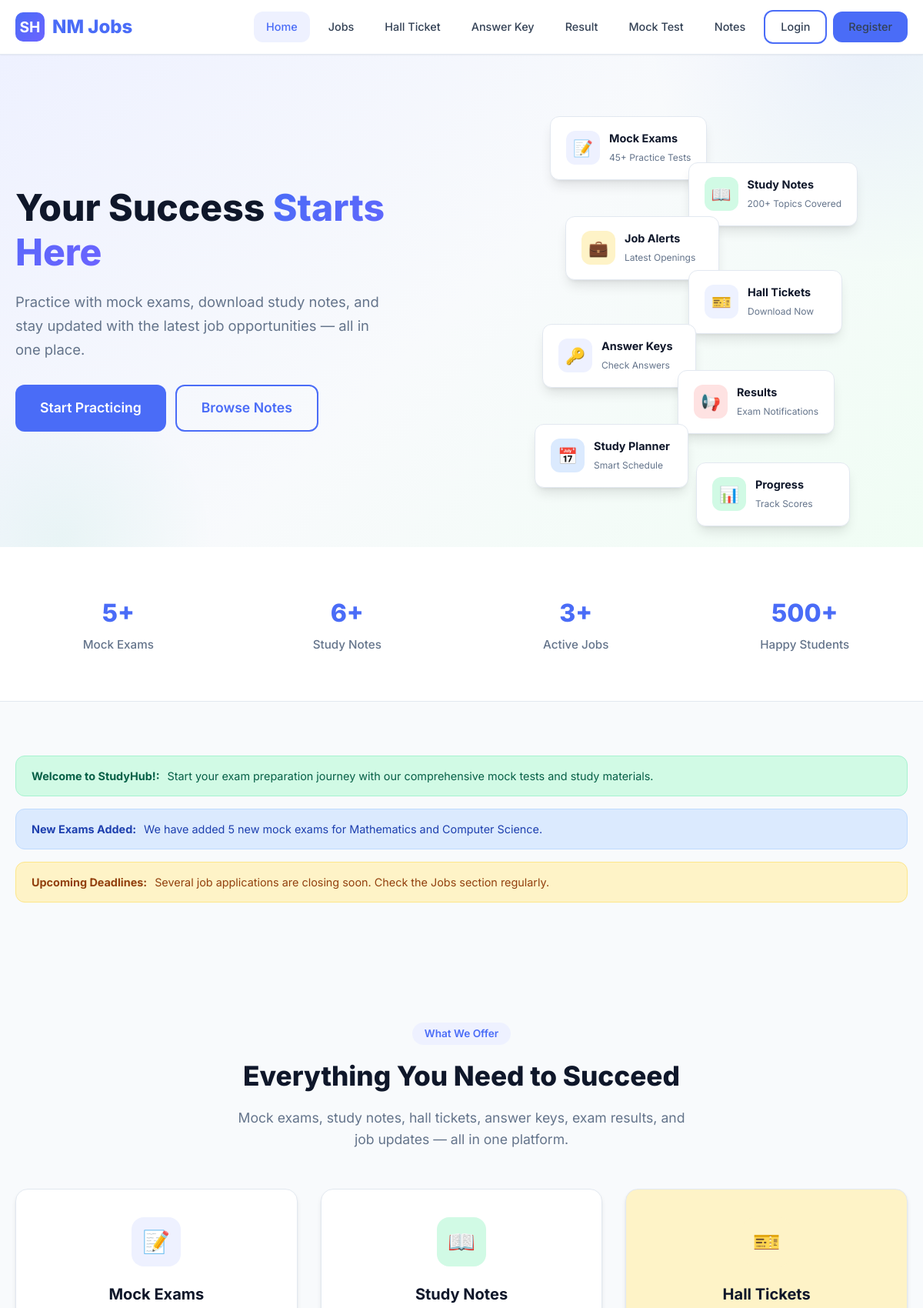
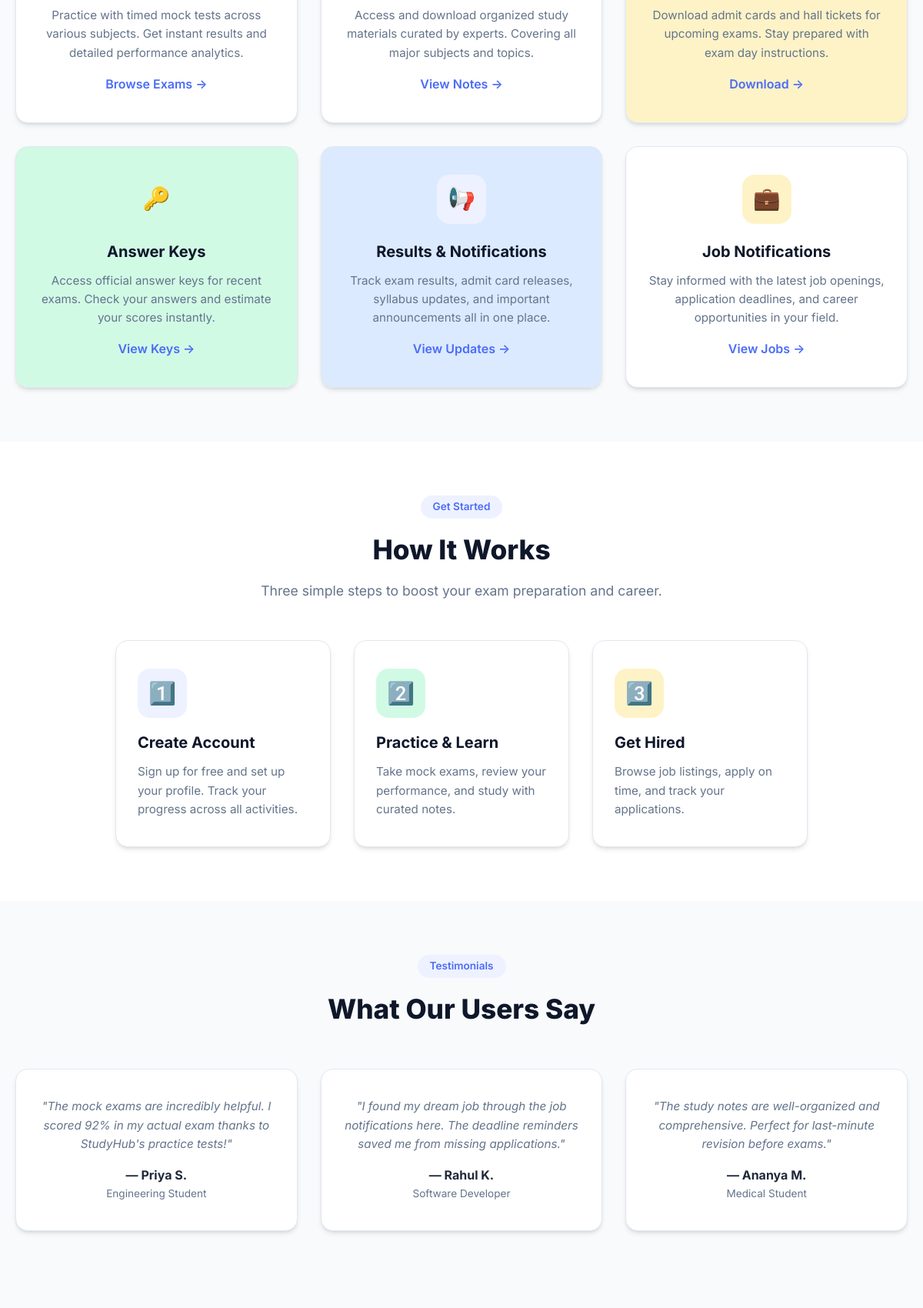
The page / (upper part) on the database its author committed (2 pictures, top to bottom).
### tables this page shows
CREATE TABLE announcements (
    id INT AUTO_INCREMENT PRIMARY KEY,
    title VARCHAR(200) NOT NULL,
    content TEXT,
    type ENUM('info', 'success', 'warning', 'danger') DEFAULT 'info',
    is_active TINYINT(1) DEFAULT 1,
    created_at TIMESTAMP DEFAULT CURRENT_TIMESTAMP
);

### index.php (the view, shortened to what this page needs)
<?php
require_once 'config/database.php';
$announcements = $conn->query("SELECT * FROM announcements WHERE is_active = 1 ORDER BY created_at DESC LIMIT 3");
$exam_count = $conn->query("SELECT COUNT(*) as c FROM exams WHERE is_active = 1")->fetch_assoc()['c'];
$note_count = $conn->query("SELECT COUNT(*) as c FROM study_notes")->fetch_assoc()['c'];
$job_count = $conn->query("SELECT COUNT(*) as c FROM job_listings WHERE is_active = 1")->fetch_assoc()['c'];
include 'includes/header.php';
?>
<section class="hero">
    <div class="container">
        <div class="hero-content">
            <div class="hero-text fade-up">
                <h1>Your Success <span>Starts Here</span></h1>
                <p>Practice with mock exams, download study notes, and stay updated with the latest job opportunities — all in one place.</p>
                <div class="hero-buttons">
                    <a href="exams/index.php" class="btn btn-primary btn-lg">Start Practicing</a>
                    <a href="notes/index.php" class="btn btn-outline btn-lg">Browse Notes</a>
                </div>
            </div>
            <div class="hero-image fade-up delay-2">
                <div class="hero-floating-cards">
                    <div class="float-card card-1">
                        <span class="float-icon">📝</span>
                        <div class="float-info">
                            <strong>Mock Exams</strong>
                            <small>45+ Practice Tests</small>
                        </div>
                    </div>
                    <div class="float-card card-2">
                        <span class="float-icon">📖</span>
                        <div class="float-info">
                            <strong>Study Notes</strong>
                            <small>200+ Topics Covered</small>
                        </div>
                    </div>
                    <div class="float-card card-3">
                        <span class="float-icon">💼</span>
                        <div class="float-info">
                            <strong>Job Alerts</strong>
                            <small>Latest Openings</small>
                        </div>
                    </div>
                    <div class="float-card card-4">
                        <span class="float-icon">🎫</span>
                        <div class="float-info">
                            <strong>Hall Tickets</strong>
                            <small>Download Now</small>
                        </div>
                    </div>
                    <div class="float-card card-5">
                        <span class="float-icon">🔑</span>
                        <div class="float-info">
                            <strong>Answer Keys</strong>
                            <small>Check Answers</small>
                        </div>
                    </div>
                    <div class="float-card card-6">
                        <span class="float-icon">📢</span>
                        <div class="float-info">
                            <strong>Results</strong>
                            <small>Exam Notifications</small>
                        </div>
                    </div>
                    <div class="float-card card-7">
                        <span class="float-icon">📅</span>
                        <div class="float-info">
                            <strong>Study Planner</strong>
                            <small>Smart Schedule</small>
                        </div>
                    </div>
                    <div class="float-card card-8">
                        <span class="float-icon">📊</span>
                        <div class="float-info">
                            <strong>Progress</strong>
                            <small>Track Scores</small>
                        </div>
                    </div>
                </div>
            </div>
        </div>
    </div>
</section>
<section class="stats">
    <div class="container">
        <div class="stats-grid">
            <div class="stat-item">
                <div class="stat-number"><?php echo $exam_count; ?>+</div>
                <div class="stat-label">Mock Exams</div>
            </div>
            <div class="stat-item">
                <div class="stat-number"><?php echo $note_count; ?>+</div>
                <div class="stat-label">Study Notes</div>
            </div>
            <div class="stat-item">
                <div class="stat-number"><?php echo $job_count; ?>+</div>
                <div class="stat-label">Active Jobs</div>
            </div>
            <div class="stat-item">
                <div class="stat-number">500+</div>
                <div class="stat-label">Happy Students</div>
            </div>
        </div>
    </div>
</section>
<section class="section">
    <div class="container">
        <?php while ($ann = $announcements->fetch_assoc()): ?>
            <div class="alert alert-<?php echo $ann['type']; ?>" style="margin-bottom:16px;">
                <strong><?php echo htmlspecialchars($ann['title']); ?>:</strong>
                <?php echo htmlspecialchars($ann['content']); ?>
            </div>
        <?php endwhile; ?>
    </div>
</section>
<section class="section">
    <div class="container">
        <div class="section-header fade-up">
            <span class="subtitle">What We Offer</span>
            <h2>Everything You Need to Succeed</h2>
            <p>Mock exams, study notes, hall tickets, answer keys, exam results, and job updates — all in one platform.</p>
        </div>
        <div class="features-grid">
            <div class="feature-card fade-up delay-1">
                <div class="feature-icon blue">📝</div>
                <h3>Mock Exams</h3>
                <p>Practice with timed mock tests across various subjects. Get instant results and detailed performance analytics.</p>
                <a href="exams/index.php" style="margin-top:16px;display:inline-block;font-weight:600;">Browse Exams →</a>
            </div>
            <div class="feature-card fade-up delay-2">
                <div class="feature-icon green">📖</div>
                <h3>Study Notes</h3>
                <p>Access and download organized study materials curated by experts. Covering all major subjects and topics.</p>
                <a href="notes/index.php" style="margin-top:16px;display:inline-block;font-weight:600;">View Notes →</a>
            </div>
            <div class="feature-card" style="background:linear-gradient(135deg,var(--warning-light),#FEF3C7);">
                <div class="feature-icon amber">🎫</div>
                <h3>Hall Tickets</h3>
                <p>Download admit cards and hall tickets for upcoming exams. Stay prepared with exam day instructions.</p>
                <a href="hall_tickets/index.php" style="margin-top:16px;display:inline-block;font-weight:600;">Download →</a>
            </div>
            <div class="feature-card" style="background:linear-gradient(135deg,var(--success-light),#D1FAE5);">
                <div class="feature-icon green">🔑</div>
                <h3>Answer Keys</h3>
                <p>Access official answer keys for recent exams. Check your answers and estimate your scores instantly.</p>
                <a href="answers/index.php" style="margin-top:16px;display:inline-block;font-weight:600;">View Keys →</a>
            </div>
            <div class="feature-card" style="background:linear-gradient(135deg,var(--info-light),#DBEAFE);">
                <div class="feature-icon blue">📢</div>
                <h3>Results & Notifications</h3>
                <p>Track exam results, admit card releases, syllabus updates, and important announcements all in one place.</p>
                <a href="results/index.php" style="margin-top:16px;display:inline-block;font-weight:600;">View Updates →</a>
            </div>
            <div class="feature-card fade-up delay-3">
                <div class="feature-icon amber">💼</div>
                <h3>Job Notifications</h3>
                <p>Stay informed with the latest job openings, application deadlines, and career opportunities in your field.</p>
                <a href="jobs/index.php" style="margin-top:16px;display:inline-block;font-weight:600;">View Jobs →</a>
            </div>
        </div>
    </div>
</section>
<section class="section" style="background: var(--white);">
    <div class="container">
        <div class="section-header fade-up">
            <span class="subtitle">Get Started</span>
            <h2>How It Works</h2>
            <p>Three simple steps to boost your exam preparation and career.</p>
        </div>
        <div class="features-grid" style="max-width:900px;margin:0 auto;">
            <div class="feature-card fade-up delay-1" style="text-align:left;">
                <div class="feature-icon blue" style="margin:0 0 16px 0;">1️⃣</div>
                <h3>Create Account</h3>
                <p>Sign up for free and set up your profile. Track your progress across all activities.</p>
            </div>
            <div class="feature-card fade-up delay-2" style="text-align:left;">
                <div class="feature-icon green" style="margin:0 0 16px 0;">2️⃣</div>
                <h3>Practice & Learn</h3>
                <p>Take mock exams, review your performance, and study with curated notes.</p>
            </div>
            <div class="feature-card fade-up delay-3" style="text-align:left;">
                <div class="feature-icon amber" style="margin:0 0 16px 0;">3️⃣</div>
                <h3>Get Hired</h3>
                <p>Browse job listings, apply on time, and track your applications.</p>
            </div>
        </div>
    </div>
</section>
<section class="section">
    <div class="container">
        <div class="section-header fade-up">
            <span class="subtitle">Testimonials</span>
            <h2>What Our Users Say</h2>
        </div>
        <div class="features-grid">
            <div class="feature-card fade-up delay-1">
                <p style="font-style:italic;font-size:0.95rem;margin-bottom:16px;">"The mock exams are incredibly helpful. I scored 92% in my actual exam thanks to StudyHub's practice tests!"</p>
                <div style="font-weight:700;">— Priya S.</div>
                <div style="font-size:0.85rem;color:var(--gray-500);">Engineering Student</div>
            </div>
            <div class="feature-card fade-up delay-2">
                <p style="font-style:italic;font-size:0.95rem;margin-bottom:16px;">"I found my dream job through the job notifications here. The deadline reminders saved me from missing applications."</p>
                <div style="font-weight:700;">— Rahul K.</div>
                <div style="font-size:0.85rem;color:var(--gray-500);">Software Developer</div>
            </div>
            <div class="feature-card fade-up delay-3">
                <p style="font-style:italic;font-size:0.95rem;margin-bottom:16px;">"The study notes are well-organized and comprehensive. Perfect for last-minute revision before exams."</p>
                <div style="font-weight:700;">— Ananya M.</div>
                <div style="font-size:0.85rem;color:var(--gray-500);">Medical Student</div>
            </div>
        </div>
    </div>
</section>
<?php include 'includes/footer.php'; ?>

### rows shown on the page
announcements: title "Welcome to StudyHub!", content "Start your exam preparation journey with our comprehensive mock tests and study materials."
announcements: title "New Exams Added", content "We have added 5 new mock exams for Mathematics and Computer Science."
announcements: title "Upcoming Deadlines", content "Several job applications are closing soon. Check the Jobs section regularly."

### other values the page prints
SITE_NAME "NM Jobs"
$exam_count "5"
$note_count "6"
$job_count "3"
